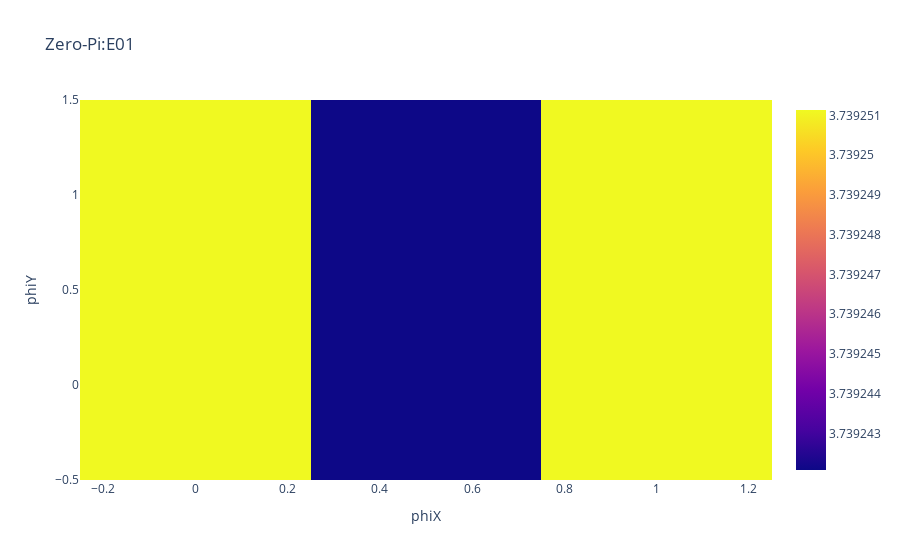

Notebook source saved alongside this figure:
### Code cell
plotHeatmap(Ex1.reshape(Ny,Nx),PhiX,PhiY,'Zero-Pi:E01','phiX','phiY')

### Figure 1 — Plotly figure (JSON) as saved in the notebook; plotly's stock layout.template omitted (floating-point values rounded to 4 significant figures)
{"data": [{"type": "heatmap", "x": [0, 0.5, 1], "y": [0, 1], "z": [[3.739, 3.739, 3.739], [3.739, 3.739, 3.739]]}], "layout": {"title": {"text": "Zero-Pi:E01"}, "xaxis": {"title": {"text": "phiX"}}, "yaxis": {"title": {"text": "phiY"}}}}
